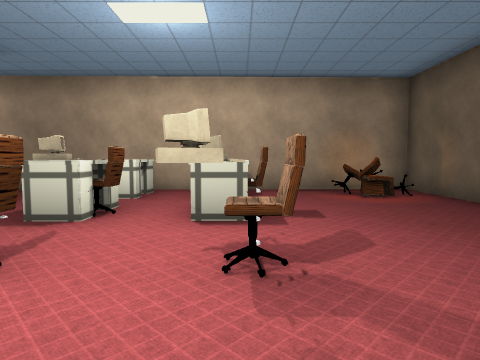
[1] (above)

24 first-person views from a walk through a Unity game level. The camera is 1.5 m above the floor, tilts 4° down and sees 75° across. The floor is counted in squares, 2 m on a side. Each view is taken from the middle of a square. On the plan, view 1 faces up. The plan holds only what a view shows up to about 10 squares ahead; the rest is blank. The place goes on beyond the plan. The player is left out. Door leaves are left out, so doorways stand open. Some surface patterns are stand-ins.

[2]
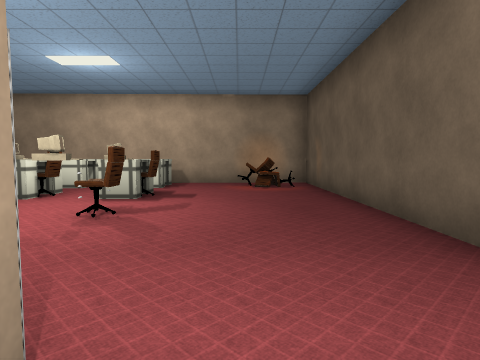

[3]
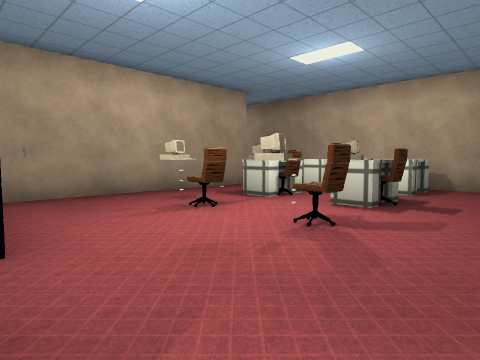

[4]
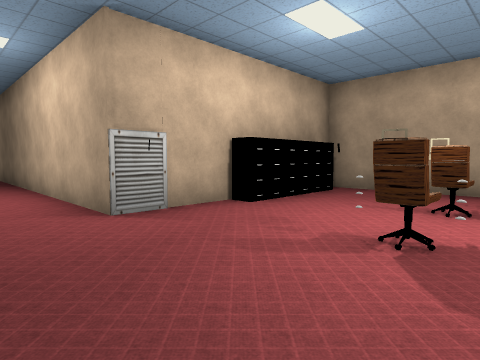

[5]
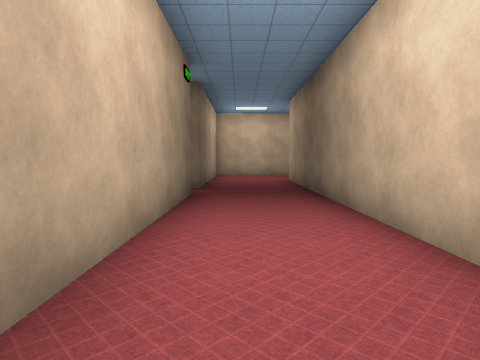

[6]
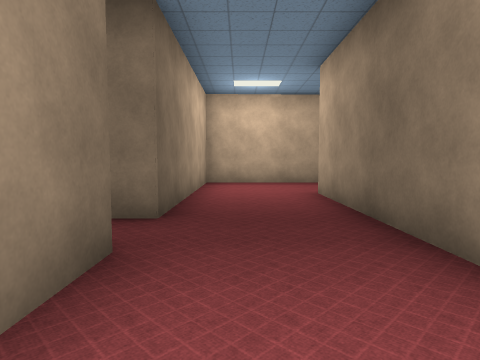

[7]
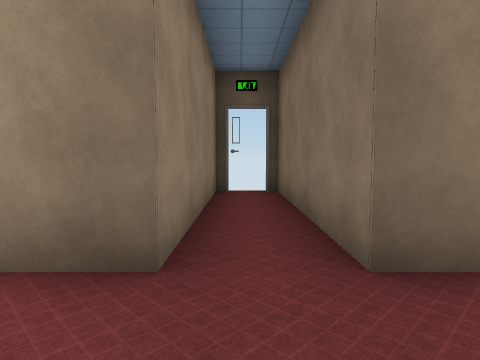

[8]
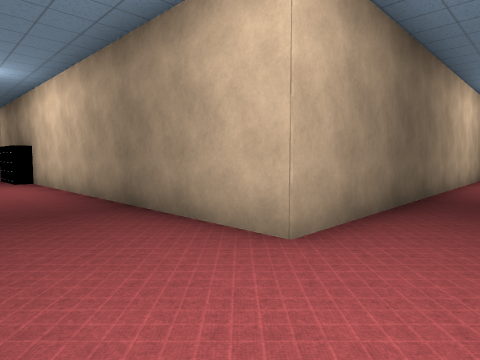

[9]
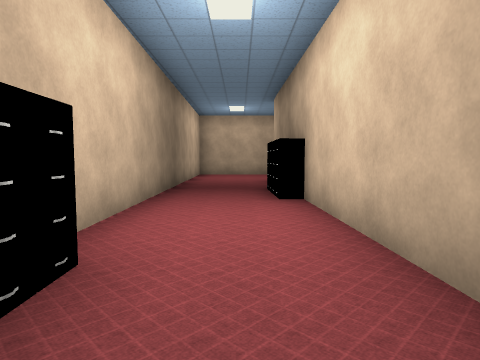

[10]
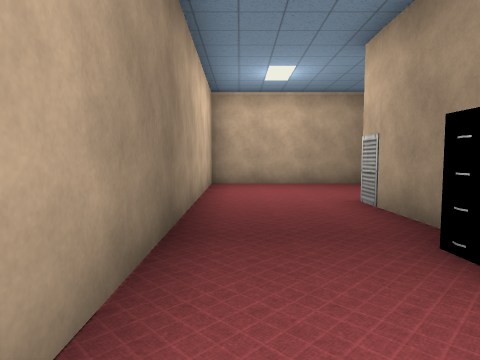

[11]
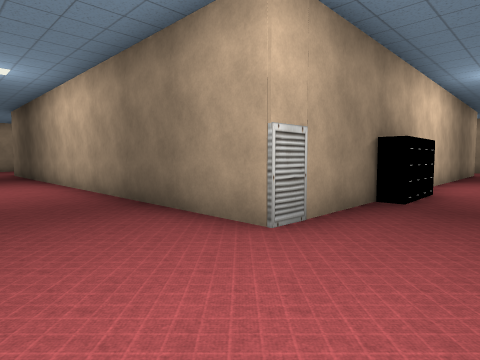

[12]
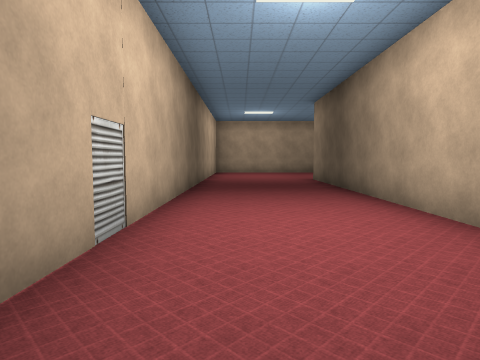

[13]
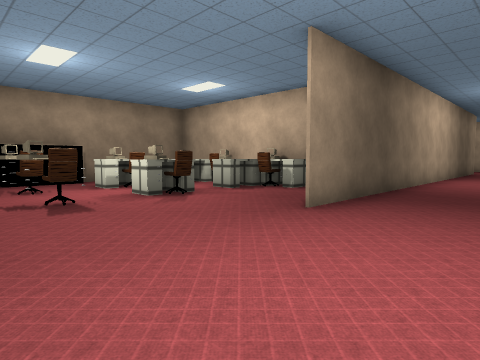

[14]
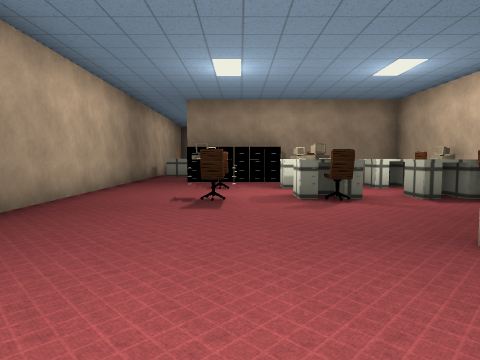

[15]
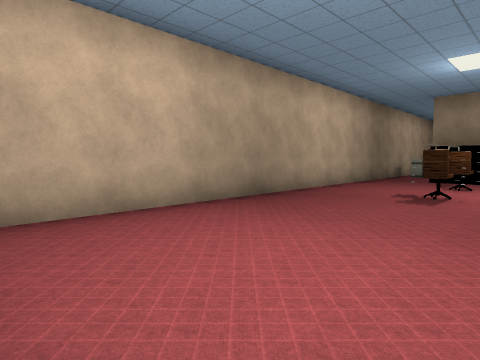

[16]
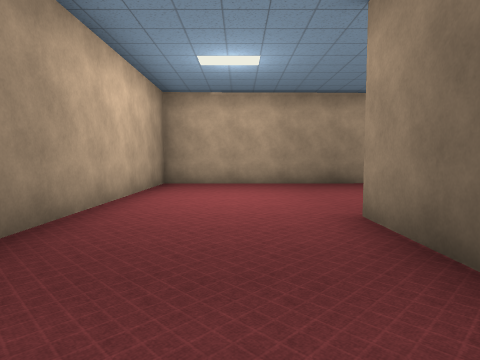

[17]
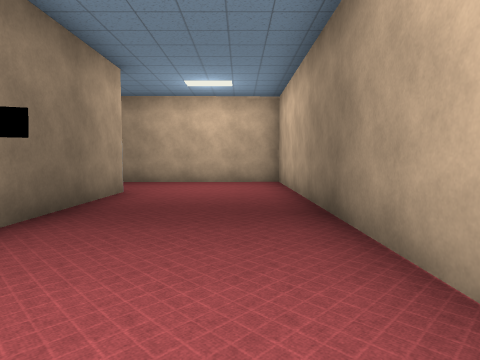

[18]
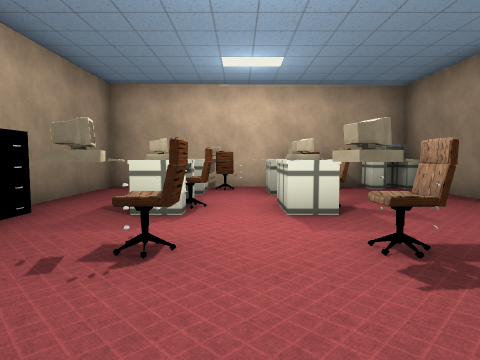

[19]
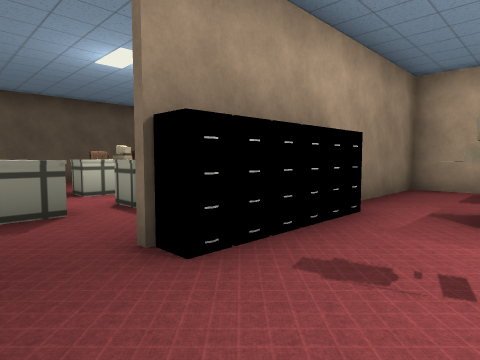

[20]
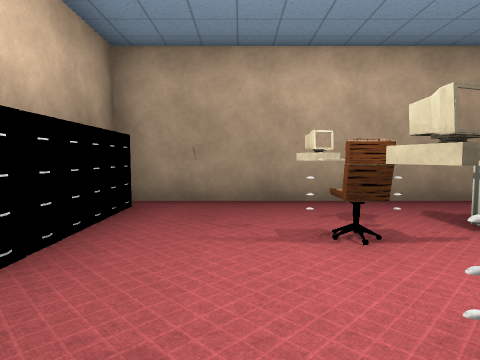

[21]
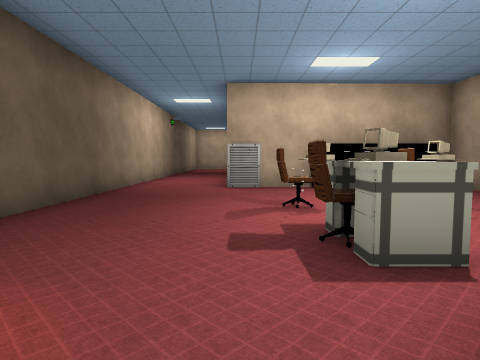

[22]
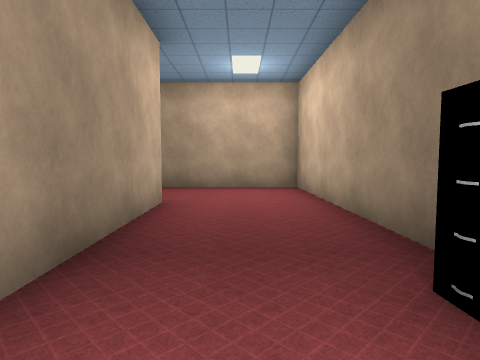

[23]
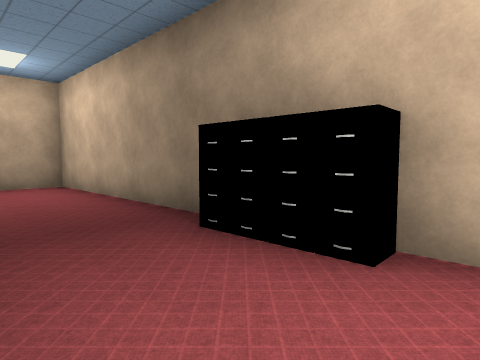

[24]
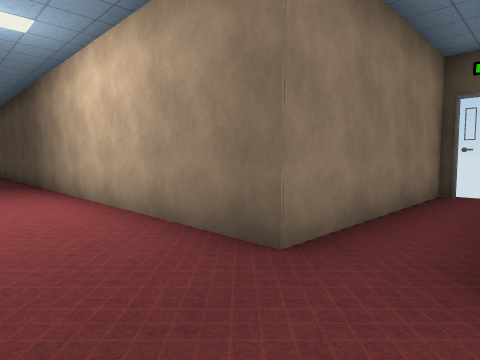

### Floor plan
Points are (right, up) in squares from view 1. A wall is a line through its corners. A room is listed if a view was taken in it or the views show most of it. See-through windows are left out.
Room 1 (views 1, 2, 3, 4, 5, 6, 7, 8, 9, 10, 11, 12, 13, 14, 15, 16, 17, 18, 19, 20, 21, 22, 23, 24)
walls: (-4.6, -0.5) (-4.6, 2.6); (-4.5, 2.5) (-4.5, -0.5); (-11.3, -1.3) (-4.7, -1.2); (-0.6, -1.1) (1.3, -1.1) (1.3, -11.7) (-7.4, -11.8); (-12.4, 1.4) (-12.4, 0.5); (-16.2, -4.5) (-16.2, -14.8) (-4.1, -14.6); (-9.5, -11.9) (-12.4, -11.9) (-12.4, 2); (-1.7, -14.6) (4, -14.5) (4, -8.9) (8.9, -8.9); (9, -7.5) (4, -7.5) (4, 7.6) (-16.2, 7.2) (-16.2, -2.6)
ways out: open door at (9, -8)
objects: desk (-12, -1); desk (-10, -1); chair (-10, 0); other object (-9, -12); desk (-9, 0); chair (-9, 2); desk (-9, 3); chair (-9, 4); other object (-8, -12); chair (-8, 0); desk (-7, 0); chair (-7, 2); desk (-7, 3); chair (-7, 4); other object (-5, 3); other object (-5, 4); other object (-5, 5); cabinet (-4, -14); other object (-4, -1); cabinet (-3, -14); other object (-3, -1); cabinet (-2, -1); chair (-2, 2); chair (-2, 4); desk (-2, 5); desk (-2, 6) to (-2, 7); other object (-1, -1); desk (-1, 4) to (0, 5); desk (-1, 6) to (0, 7); chair (0, 2); chair (0, 4); chair (2, 6) to (3, 7)

Positions as (right, up) in squares from view 1, and headings:
1: (0, 0), facing up
2: (2, -2), facing up
3: (2, -1), facing up-left
4: (3, 3), facing down-left
5: (3, -1), facing down
6: (3, -5), facing down
7: (2, -8), facing right
8: (3, -14), facing up-left
9: (-2, -13), facing left
10: (-7, -14), facing left
11: (-15, -14), facing up-right
12: (-15, -9), facing up
13: (-15, 6), facing down-right
14: (-15, 4), facing right
15: (-16, 3), facing up-right
16: (-14, -2), facing up
17: (-15, -5), facing down
18: (-8, 7), facing down
19: (-7, 7), facing down-right
20: (1, 1), facing left
21: (1, 7), facing down
22: (-4, -13), facing right
23: (-5, -12), facing down-right
24: (2, -9), facing up-right
